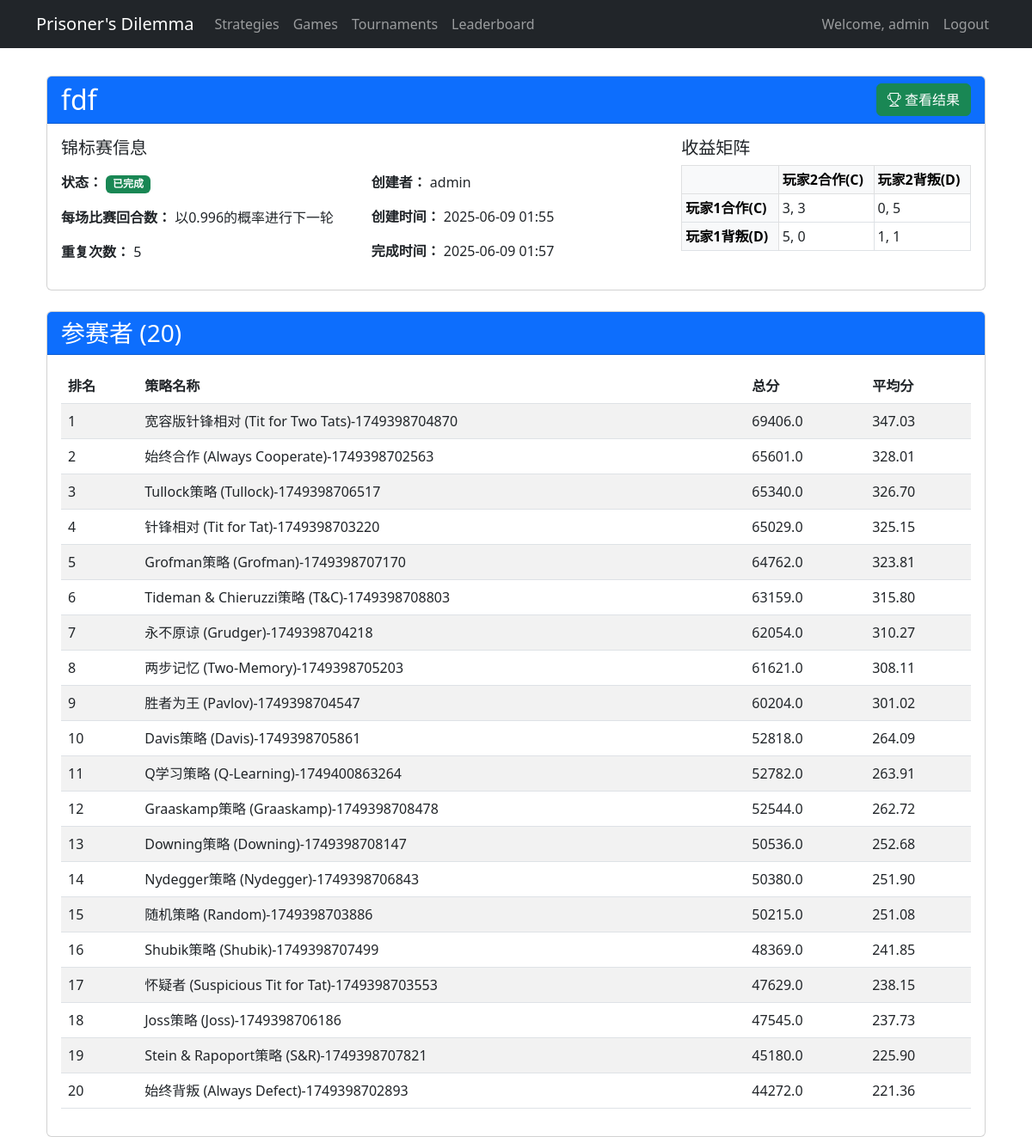
Screenshot of /tournaments/76/ (signed in) with the database file from the repository.
### dilemma_game/models.py (models this page shows, shortened)
class Tournament(models.Model):
    TOURNAMENT_STATUS = (
        ('CREATED', 'Created'),
        ('IN_PROGRESS', 'In Progress'),
        ('COMPLETED', 'Completed'),
    )
    name = models.CharField(max_length=100)
    description = models.TextField(blank=True)
    created_by = models.ForeignKey(User, on_delete=models.CASCADE)
    rounds_per_match = models.IntegerField(default=200)
    use_random_rounds = models.BooleanField(default=False)
    min_rounds = models.IntegerField(default=100)  # 最小回合数
    max_rounds = models.IntegerField(default=300)  # 最大回合数
    use_probability_model = models.BooleanField(default=False)
    continue_probability = models.FloatField(default=0.95)
    repetitions = models.IntegerField(default=5)  # 每场锦标赛重复次数
    status = models.CharField(max_length=20, choices=TOURNAMENT_STATUS, default='CREATED')
    created_at = models.DateTimeField(auto_now_add=True)
    completed_at = models.DateTimeField(null=True, blank=True)
    payoff_matrix_json = models.TextField(default='{"CC":[3,3],"CD":[0,5],"DC":[5,0],"DD":[0,0]}')
    @property
    def payoff_matrix(self):
        return json.loads(self.payoff_matrix_json)

class TournamentParticipant(models.Model):
    tournament = models.ForeignKey(Tournament, on_delete=models.CASCADE, related_name='participants')
    strategy = models.ForeignKey(Strategy, on_delete=models.CASCADE)
    total_score = models.FloatField(default=0)  # 锦标赛中的总分
    average_score = models.FloatField(default=0)  # 平均每场得分
    rank = models.IntegerField(null=True, blank=True)  # 排名
    wins = models.IntegerField(default=0)  # 胜场数
    draws = models.IntegerField(default=0)  # 平局数
    losses = models.IntegerField(default=0)  # 负场数
    class Meta:
        unique_together = ['tournament', 'strategy']

class Strategy(models.Model):
    name = models.CharField(max_length=100)
    description = models.TextField()
    code = models.TextField()
    created_by = models.ForeignKey(User, on_delete=models.CASCADE)
    created_at = models.DateTimeField(auto_now_add=True)
    updated_at = models.DateTimeField(auto_now=True)
    is_preset = models.BooleanField(default=False)
    preset_id = models.CharField(max_length=50, blank=True, null=True)

### dilemma_game/views.py (the view)
# urls.py: path('tournaments/<int:pk>/', tournament_detail, name='tournament_detail'),
@login_required
def tournament_detail(request, pk):
    tournament = get_object_or_404(Tournament, pk=pk)
    participants = TournamentParticipant.objects.filter(tournament=tournament).order_by('rank')
    return render(request, 'dilemma_game/tournament_detail.html', {
        'tournament': tournament,
        'participants': participants
    })

### dilemma_game/templates/dilemma_game/tournament_detail.html (shortened to what this page needs)
{% extends 'dilemma_game/base.html' %}
{% block content %}
<div class="container mt-4">
    <div class="card mb-4">
        <div class="card-header bg-primary text-white d-flex justify-content-between align-items-center">
            <h2 class="mb-0">{{ tournament.name }}</h2>
            <div>
                {% if tournament.status == 'CREATED' %}
                <a href="{% url 'tournament_add_participant' tournament.id %}" class="btn btn-light me-2">
                    <i class="bi bi-person-plus"></i> 添加参赛者
                </a>
                <a href="{% url 'tournament_start' tournament.id %}" class="btn btn-warning">
                    <i class="bi bi-play-fill"></i> 开始锦标赛
                </a>
                {% elif tournament.status == 'IN_PROGRESS' %}
                <a href="{% url 'tournament_run' tournament.id %}" class="btn btn-warning">
                    <i class="bi bi-lightning"></i> 运行锦标赛
                </a>
                {% elif tournament.status == 'COMPLETED' %}
                <a href="{% url 'tournament_results' tournament.id %}" class="btn btn-success">
                    <i class="bi bi-trophy"></i> 查看结果
                </a>
                {% endif %}
            </div>
        </div>
        <div class="card-body">
            <div class="row">
                <div class="col-md-8">
                    <h5>锦标赛信息</h5>
                    <div class="row">
                        <div class="col-md-6">
                            <p><strong>状态：</strong>
                                {% if tournament.status == 'CREATED' %}
                                <span class="badge bg-info">已创建</span>
                                {% elif tournament.status == 'IN_PROGRESS' %}
                                <span class="badge bg-warning">进行中</span>
                                {% elif tournament.status == 'COMPLETED' %}
                                <span class="badge bg-success">已完成</span>
                                {% endif %}
                            </p>
                            <p><strong>每场比赛回合数：</strong>
                                {% if tournament.use_probability_model %}
                                以{{ tournament.continue_probability }}的概率进行下一轮
                                {% elif tournament.use_random_rounds %}
                                随机 ({{ tournament.min_rounds }}-{{ tournament.max_rounds }})
                                {% else %}
                                固定 ({{ tournament.rounds_per_match }})
                                {% endif %}
                            </p>
                            <p><strong>重复次数：</strong> {{ tournament.repetitions }}</p>
                        </div>
                        <div class="col-md-6">
                            <p><strong>创建者：</strong> {{ tournament.created_by.username }}</p>
                            <p><strong>创建时间：</strong> {{ tournament.created_at|date:"Y-m-d H:i" }}</p>
                            {% if tournament.completed_at %}
                            <p><strong>完成时间：</strong> {{ tournament.completed_at|date:"Y-m-d H:i" }}</p>
                            {% endif %}
                        </div>
                    </div>
                </div>
                <div class="col-md-4">
                    <h5>收益矩阵</h5>
                    <table class="table table-sm table-bordered">
                        <thead class="table-light">
                            <tr>
                                <th></th>
                                <th>玩家2合作(C)</th>
                                <th>玩家2背叛(D)</th>
                            </tr>
                        </thead>
                        <tbody>
                            <tr>
                                <th class="table-light">玩家1合作(C)</th>
                                <td>{{ tournament.payoff_matrix.CC.0 }}, {{ tournament.payoff_matrix.CC.1 }}</td>
                                <td>{{ tournament.payoff_matrix.CD.0 }}, {{ tournament.payoff_matrix.CD.1 }}</td>
                            </tr>
                            <tr>
                                <th class="table-light">玩家1背叛(D)</th>
                                <td>{{ tournament.payoff_matrix.DC.0 }}, {{ tournament.payoff_matrix.DC.1 }}</td>
                                <td>{{ tournament.payoff_matrix.DD.0 }}, {{ tournament.payoff_matrix.DD.1 }}</td>
                            </tr>
                        </tbody>
                    </table>
                </div>
            </div>
        </div>
    </div>
    <div class="card">
        <div class="card-header bg-primary text-white">
            <h3 class="mb-0">参赛者 ({{ participants|length }})</h3>
        </div>
        <div class="card-body">
            {% if participants %}
            <div class="table-responsive">
                <table class="table table-striped">
                    <thead>
                        <tr>
                            <th>排名</th>
                            <th>策略名称</th>
                            <th>总分</th>
                            <th>平均分</th>
                        </tr>
                    </thead>
                    <tbody>
                        {% for participant in participants %}
                        <tr>
                            <td>{% if participant.rank %}{{ participant.rank }}{% else %}-{% endif %}</td>
                            <td>{{ participant.strategy.name }}</td>
                            <td>{{ participant.total_score|floatformat:1 }}</td>
                            <td>{{ participant.average_score|floatformat:2 }}</td>
                        </tr>
                        {% endfor %}
                    </tbody>
                </table>
            </div>
            {% endif %}
        </div>
    </div>
</div>
{% endblock %}

### dilemma_game/templates/dilemma_game/base.html (shortened to what this page needs)
<!DOCTYPE html>
<html lang="en">
<head>
    <link href="https://cdn.jsdelivr.net/npm/bootstrap@5.3.0/dist/css/bootstrap.min.css" rel="stylesheet">
    <link rel="stylesheet" href="https://cdn.jsdelivr.net/npm/bootstrap-icons@1.10.0/font/bootstrap-icons.css">
</head>
<body>
    <nav class="navbar navbar-expand-lg navbar-dark bg-dark">
        <div class="container">
            <a class="navbar-brand" href="{% url 'home' %}">Prisoner's Dilemma</a>
            <div class="collapse navbar-collapse" id="navbarNav">
                <ul class="navbar-nav">
                    <li class="nav-item">
                        <a class="nav-link" href="{% url 'strategy_list' %}">Strategies</a>
                    </li>
                    <li class="nav-item">
                        <a class="nav-link" href="{% url 'game_list' %}">Games</a>
                    </li>
                    <li class="nav-item">
                        <a class="nav-link" href="{% url 'tournament_list' %}">Tournaments</a>
                    </li>
                    <li class="nav-item">
                        <a class="nav-link" href="{% url 'leaderboard' %}">Leaderboard</a>
                    </li>
                </ul>
                <ul class="navbar-nav ms-auto">
                    {% if user.is_authenticated %}
                    <li class="nav-item">
                        <span class="nav-link">Welcome, {{ user.username }}</span>
                    </li>
                    <li class="nav-item">
                        <a class="nav-link" href="{% url 'logout' %}">Logout</a>
                    </li>
                    {% else %}
                    <li class="nav-item">
                        <a class="nav-link" href="{% url 'login' %}">Login</a>
                    </li>
                    {% endif %}
                </ul>
            </div>
        </div>
    </nav>
    <div class="container">
        {% block content %}
        {% endblock %}
    </div>
</body>
</html>

### dilemma_game/templates/dilemma_game/base.html (style rules this page uses)
.navbar { margin-bottom: 2rem; }

### rows the page displays
Tournament: name "fdf", continue_probability "0.996", repetitions "5", created_by.username "admin", created_at "2025-06-09 01:55", completed_at "2025-06-09 01:57", payoff_matrix.CC.0 "3", payoff_matrix.CC.1 "3", payoff_matrix.CD.0 "0", payoff_matrix.CD.1 "5", payoff_matrix.DC.0 "5", payoff_matrix.DC.1 "0", payoff_matrix.DD.0 "1", payoff_matrix.DD.1 "1"
TournamentParticipant: rank "1", strategy.name "宽容版针锋相对 (Tit for Two Tats)-1749398704870", total_score "69406.0", average_score "347.03"
TournamentParticipant: rank "2", strategy.name "始终合作 (Always Cooperate)-1749398702563", total_score "65601.0", average_score "328.01"
TournamentParticipant: rank "3", strategy.name "Tullock策略 (Tullock)-1749398706517", total_score "65340.0", average_score "326.70"
TournamentParticipant: rank "4", strategy.name "针锋相对 (Tit for Tat)-1749398703220", total_score "65029.0", average_score "325.15"
TournamentParticipant: rank "5", strategy.name "Grofman策略 (Grofman)-1749398707170", total_score "64762.0", average_score "323.81"
TournamentParticipant: rank "6", strategy.name "Tideman & Chieruzzi策略 (T&C)-1749398708803", total_score "63159.0", average_score "315.80"
TournamentParticipant: rank "7", strategy.name "永不原谅 (Grudger)-1749398704218", total_score "62054.0", average_score "310.27"
TournamentParticipant: rank "8", strategy.name "两步记忆 (Two-Memory)-1749398705203", total_score "61621.0", average_score "308.11"
TournamentParticipant: rank "9", strategy.name "胜者为王 (Pavlov)-1749398704547", total_score "60204.0", average_score "301.02"
TournamentParticipant: rank "10", strategy.name "Davis策略 (Davis)-1749398705861", total_score "52818.0", average_score "264.09"
TournamentParticipant: rank "11", strategy.name "Q学习策略 (Q-Learning)-1749400863264", total_score "52782.0", average_score "263.91"
TournamentParticipant: rank "12", strategy.name "Graaskamp策略 (Graaskamp)-1749398708478", total_score "52544.0", average_score "262.72"
TournamentParticipant: rank "13", strategy.name "Downing策略 (Downing)-1749398708147", total_score "50536.0", average_score "252.68"
TournamentParticipant: rank "14", strategy.name "Nydegger策略 (Nydegger)-1749398706843", total_score "50380.0", average_score "251.90"
TournamentParticipant: rank "15", strategy.name "随机策略 (Random)-1749398703886", total_score "50215.0", average_score "251.08"
TournamentParticipant: rank "16", strategy.name "Shubik策略 (Shubik)-1749398707499", total_score "48369.0", average_score "241.85"
TournamentParticipant: rank "17", strategy.name "怀疑者 (Suspicious Tit for Tat)-1749398703553", total_score "47629.0", average_score "238.15"
TournamentParticipant: rank "18", strategy.name "Joss策略 (Joss)-1749398706186", total_score "47545.0", average_score "237.73"
TournamentParticipant: rank "19", strategy.name "Stein & Rapoport策略 (S&R)-1749398707821", total_score "45180.0", average_score "225.90"
TournamentParticipant: rank "20", strategy.name "始终背叛 (Always Defect)-1749398702893", total_score "44272.0", average_score "221.36"

### other values shown
{{ user.username }} "admin"
{{ participants|length }} "20"
